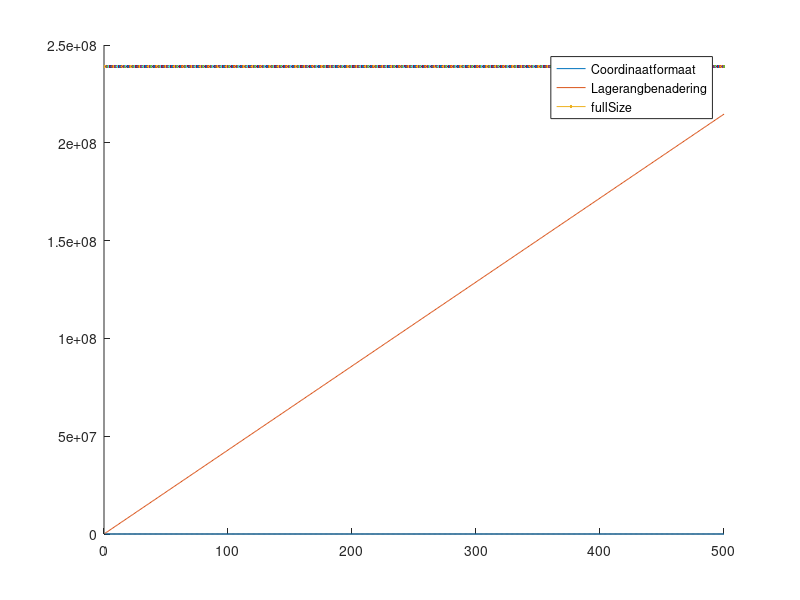

The MATLAB script that drew this image:
close all

m = 48769;
n = 4901;

r = linspace(1, 500, 500);

fullSize = m * n; % 239016869
coordinaatSize = 16 * r;
lagerangSize = 8 * r * (m + n); % 429360 .. 214680000

fig = figure ;
hold on;
plot(r, coordinaatSize);
plot(r, lagerangSize);
plot(r, fullSize);
legend('Coordinaatformaat', 'Lagerangbenadering', 'fullSize');

saveas(fig, 'ex2.png')


